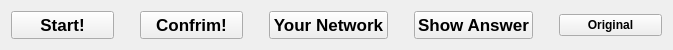
    <widget class="QWidget" name="horizontalLayoutWidget">
     <property name="geometry">
      <rect>
       <x>350</x>
       <y>720</y>
       <width>673</width>
       <height>41</height>
      </rect>
     </property>
     <layout class="QHBoxLayout" name="horizontalLayout">
      <item>
       <widget class="QPushButton" name="Start">
        <property name="sizePolicy">
         <sizepolicy hsizetype="Minimum" vsizetype="Fixed">
          <horstretch>0</horstretch>
          <verstretch>0</verstretch>
         </sizepolicy>
        </property>
        <property name="minimumSize">
         <size>
          <width>0</width>
          <height>0</height>
         </size>
        </property>
        <property name="sizeIncrement">
         <size>
          <width>0</width>
          <height>0</height>
         </size>
        </property>
        <property name="baseSize">
         <size>
          <width>0</width>
          <height>0</height>
         </size>
        </property>
        <property name="font">
         <font>
          <pointsize>13</pointsize>
          <weight>75</weight>
          <bold>true</bold>
         </font>
        </property>
        <property name="cursor">
         <cursorShape>PointingHandCursor</cursorShape>
        </property>
        <property name="text">
         <string>Start!</string>
        </property>
        <property name="iconSize">
         <size>
          <width>16</width>
          <height>16</height>
         </size>
        </property>
        <property name="autoDefault">
         <bool>false</bool>
        </property>
        <property name="default">
         <bool>false</bool>
        </property>
        <property name="flat">
         <bool>false</bool>
        </property>
       </widget>
      </item>
      <item>
       <spacer name="horizontalSpacer">
        <property name="orientation">
         <enum>Qt::Horizontal</enum>
        </property>
        <property name="sizeType">
         <enum>QSizePolicy::Fixed</enum>
        </property>
        <property name="sizeHint" stdset="0">
         <size>
          <width>20</width>
          <height>14</height>
         </size>
        </property>
       </spacer>
      </item>
      <item>
       <widget class="QPushButton" name="Confirm">
        <property name="font">
         <font>
          <pointsize>13</pointsize>
          <weight>75</weight>
          <bold>true</bold>
         </font>
        </property>
        <property name="cursor">
         <cursorShape>PointingHandCursor</cursorShape>
        </property>
        <property name="text">
         <string>Confrim!</string>
        </property>
       </widget>
      </item>
      <item>
       <spacer name="horizontalSpacer_2">
        <property name="orientation">
         <enum>Qt::Horizontal</enum>
        </property>
        <property name="sizeType">
         <enum>QSizePolicy::Fixed</enum>
        </property>
        <property name="sizeHint" stdset="0">
         <size>
          <width>20</width>
          <height>14</height>
         </size>
        </property>
       </spacer>
      </item>
      <item>
       <widget class="QPushButton" name="YourNetwork">
        <property name="font">
         <font>
          <pointsize>13</pointsize>
          <weight>75</weight>
          <bold>true</bold>
         </font>
        </property>
        <property name="cursor">
         <cursorShape>PointingHandCursor</cursorShape>
        </property>
        <property name="text">
         <string>Your Network</string>
        </property>
       </widget>
      </item>
      <item>
       <spacer name="horizontalSpacer_3">
        <property name="orientation">
         <enum>Qt::Horizontal</enum>
        </property>
        <property name="sizeType">
         <enum>QSizePolicy::Fixed</enum>
        </property>
        <property name="sizeHint" stdset="0">
         <size>
          <width>20</width>
          <height>14</height>
         </size>
        </property>
       </spacer>
      </item>
      <item>
       <widget class="QPushButton" name="ShowAnswer">
        <property name="font">
         <font>
          <pointsize>13</pointsize>
          <weight>75</weight>
          <bold>true</bold>
         </font>
        </property>
        <property name="cursor">
         <cursorShape>PointingHandCursor</cursorShape>
        </property>
        <property name="text">
         <string>Show Answer</string>
        </property>
       </widget>
      </item>
      <item>
       <spacer name="horizontalSpacer_4">
        <property name="orientation">
         <enum>Qt::Horizontal</enum>
        </property>
        <property name="sizeType">
         <enum>QSizePolicy::Fixed</enum>
        </property>
        <property name="sizeHint" stdset="0">
         <size>
          <width>20</width>
          <height>14</height>
         </size>
        </property>
       </spacer>
      </item>
      <item>
       <widget class="QPushButton" name="Original">
        <property name="font">
         <font>
          <weight>75</weight>
          <bold>true</bold>
         </font>
        </property>
        <property name="cursor">
         <cursorShape>PointingHandCursor</cursorShape>
        </property>
        <property name="text">
         <string>Original</string>
        </property>
       </widget>
      </item>
     </layout>
    </widget>
